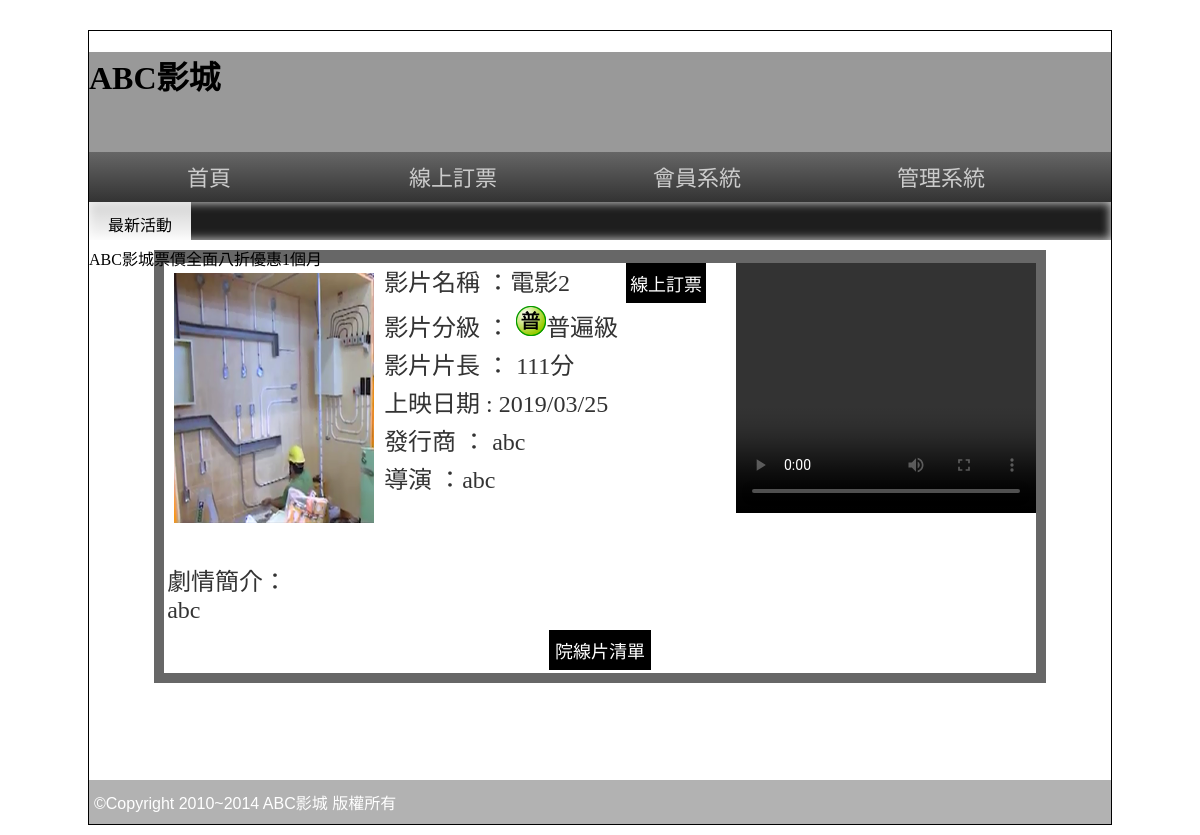
/movie.php?id=27, run on the app's committed database.
### tables this page shows
CREATE TABLE `movie` (
  `id` int(11) NOT NULL,
  `name` text NOT NULL COMMENT '片名',
  `level` text NOT NULL COMMENT '分級',
  `length` text NOT NULL COMMENT '片長',
  `ondate` text NOT NULL COMMENT '上映日期',
  `publish` text NOT NULL COMMENT '發行商',
  `director` text NOT NULL COMMENT '導演',
  `trailer` text NOT NULL COMMENT '預告片',
  `poster` text NOT NULL COMMENT '海報',
  `text` text NOT NULL COMMENT '簡介',
  `display` text NOT NULL COMMENT '顯示',
  `seq` text NOT NULL COMMENT '順序'
);

### sql.php (called while the page is built, shortened)
<?php
	$pdo = new PDO("mysql:host=localhost;dbname=dbxx3;charset=utf8", "root", "");
	function All($sql)
	{
		global $pdo;
		return $pdo->query($sql)->fetchAll();
	}
	$level = array("", "普遍級", "保護級", "輔導級", "限制級");
?>

### movie.php (the view, shortened to what this page needs)
<!DOCTYPE html PUBLIC "-//W3C//DTD XHTML 1.0 Transitional//EN" "http://www.w3.org/TR/xhtml1/DTD/xhtml1-transitional.dtd">
<html xmlns="http://www.w3.org/1999/xhtml">
<head>
<link rel="stylesheet" href="css/css.css">
<link href="Profile page_files/s2.css" rel="stylesheet" type="text/css">
</head>
<?php
	include("sql.php");
	$row = All("select * from movie where id = ".$_GET["id"])[0];
?>
<body>
<div id="main">
  <div id="top" style=" background:#999 center; background-size:cover; " title="替代文字">
    <h1>ABC影城</h1>
  </div>
  <div id="top2"> <a href="index.php">首頁</a> <a href="book.php">線上訂票</a> <a href="#">會員系統</a> <a href="admin.php">管理系統</a> </div>
   <div id="text"> <span class="ct">最新活動</span>
    <marquee direction="right">
    ABC影城票價全面八折優惠1個月
    </marquee>
  </div>
  <div id="mm">
    <div class="tab rb" style="width:87%;">
      <div style="background:#FFF; width:100%; color:#333; text-align:left">
        <video src="img/<?=$row["trailer"]?>" width="300px" height="250px" controls="" style="float:right;"></video>
        <font style="font-size:24px"> <img src="img/<?=$row["poster"]?>" width="200px" height="250px" style="margin:10px; float:left">
        <p style="margin:3px">影片名稱 ：<?=$row["name"]?>
          <input type="button" value="線上訂票" onclick="window.location='book.php?id=<?=$_GET["id"]?>'" style="margin-left:50px; padding:2px 4px" class="b2_btu">
        </p>
        <p style="margin:3px">影片分級 ： <img src="img/<?=$row["level"]?>.png" style="display:inline-block;"><?=$level[ $row["level"] ] ?></p>
        <p style="margin:3px">影片片長 ： <?=$row["length"]?>分</p>
        <p style="margin:3px">上映日期 : <?=date("Y/m/d", $row["ondate"])?></p>
        <p style="margin:3px">發行商 ： <?=$row["publish"]?></p>
        <p style="margin:3px">導演 ：<?=$row["director"]?> </p>
        <br>
        <br>
        <p style="margin:10px 3px 3px 3px; word-break:break-all"> 劇情簡介：<br><?=$row["text"]?>
        </p>
        </font>
        <table width="100%" border="0">
          <tbody>
            <tr>
              <td align="center"><input type="button" value="院線片清單" onclick="window.location='index.php'"></td>
            </tr>
          </tbody>
        </table>
      </div>
    </div>
  </div>
  <div id="bo"> ©Copyright 2010~2014 ABC影城 版權所有 </div>
</div>
</body>
</html>

### css/css.css (style rules this page uses)
body { background:url(../icon/b.png); font-family:微軟正黑體; }
input[type='button'],input[type='submit'],input[type='reset'],button,.button { min-width:70px; min-height:40px; background:#000; color:#fff; border:none; cursor:pointer; font-size:18px; text-decoration:none; }
#main { width:1022px; min-height:766px; border:#000 1px solid; margin:30px auto 10px auto; }
#top { display:block; height:100px; }
#top2 { display:block; height:50px; background: -webkit-linear-gradient(top,#666,#333); background: -ms-linear-gradient(top,#666,#333); background: -moz-linear-gradient(top,#666,#333); background: linear-gradient(top,#666,#333); }
#top2 a { display:inline-block; width:200px; padding:12px 20px 12px 20px; text-align:center; color:#ccc; text-decoration:none; font:normal 22px/26px Open Sans,'微軟正黑體'; transition:all ease-in .3s; }
#text { display:block; height:38px; box-shadow:#CCC 0px 0px 10px 1px inset; background-color: #1e1e1e; }
#text span { width:10%; display:inline-block; padding:10px 0px 10px 0px; vertical-align:top; background: -ms-linear-gradient(top,rgba(255,255,255,0.8),rgba(255,255,255,1)); background: -webkit-linear-gradient(top,rgba(255,255,255,0.8),rgba(255,255,255,1)); background: -moz-linear-gradient(top,rgba(255,255,255,0.8),rgba(255,255,255,1)); background: linear-gradient(top,rgba(255,255,255,0.8),rgba(255,255,255,1)); }
#mm { padding:10px; min-height:520px; }
#bo { padding:10px 5px 10px 5px; min-height:20px; display:block; color:#FFF; font-family:Arial, Helvetica, sans-serif,'微軟正黑體'; font-weight:500; background:rgba(0,0,0,0.3); }
.ct { text-align:center; }
.rb { background:rgba(39,39,39,0.7); color:rgba(255,255,255,0.9); }
.tab { width:80%; display:block; margin-left:auto; margin-right:auto; min-height:100px; padding:10px; }

### data on the page
movie: poster (picture), name "電影2", level "普遍級", length "111", ondate "2019/03/25", publish "abc", director "abc", text "abc"
